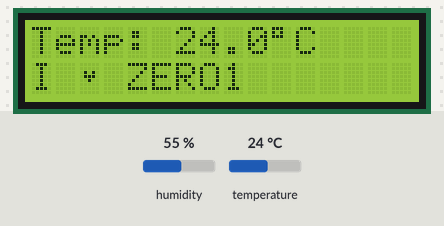
The sketch below on a simulated Arduino Uno, built with avr-gcc and run on an emulated ATmega328P. On the bench: 16×2 character LCD. Inputs (shaded band) come from the test bench; at power-on: temperature 24 °C, humidity 55 %.

Above: at 1.2 s.
1.3 s: temperature set to 12 °C
At 3.0 s:
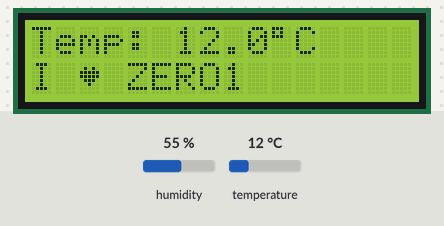
4.0 s: temperature set to 19 °C
At 4.5 s:
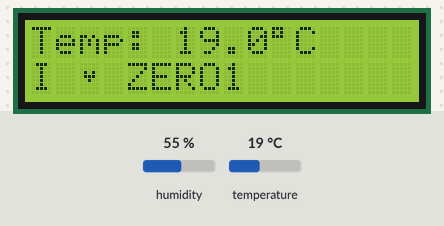
6.7 s: temperature set to 28 °C
At 8.6 s:
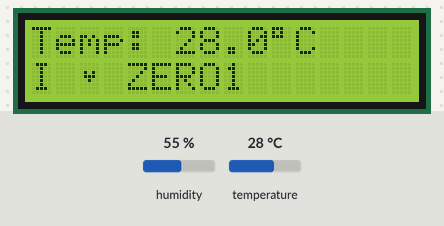
Timing chart, 0 to 10.1 s (numbered marks = the images above; inputs shaded):
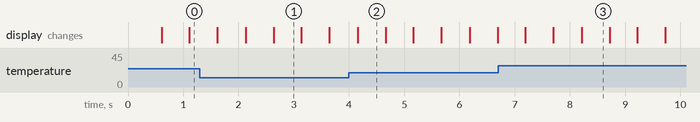

Measured:
- after the input at 1.3 s, the display: first differs from a run without the input after 0.84 s (image 1 shows a later state)
- after the input at 4.0 s, the display: changes after 0.16 s (image 2)
- after the input at 6.7 s, the display: first differs from a run without the input after 1.5 s (image 3)
- what the display in image 1 shows lasts 0.5 s, from 2.6 s to 3.1 s

The sketch:

ex_lcd_custom_char.ino
```cpp
// Made from a Python program in the ZERO1 Simulator; edits here are not turned back into Python.
/*
LCD custom characters: a beating heart and the temperature of the DHT22.
*/

#include <Wire.h>
#include <LiquidCrystal_I2C.h>
#include <DHT.h>

const int DHT_PIN = 5;         // DHT22 temperature / humidity sensor

LiquidCrystal_I2C lcd(0x27, 16, 2);
DHT sensor(DHT_PIN, DHT22);

byte HEART_SMALL[8] = {0b00000, 0b00000, 0b01010, 0b01110, 0b00100, 0b00000, 0b00000, 0b00000};
byte HEART_BIG[8] = {0b00000, 0b01010, 0b11111, 0b11111, 0b01110, 0b00100, 0b00000, 0b00000};

void show_temperature() {
  lcd.setCursor(0, 0);
  lcd.print("Temp: ");
  if (sensor.read()) {         // try: sensor.measure()
    lcd.print(sensor.readTemperature(), 1);
  } else {                     // except OSError:
    lcd.print("--.-");
  }
  lcd.write((byte)223);
  lcd.print("C  ");
}

// Runs once: the lines before "while True:"
void setup() {
  lcd.init();
  lcd.backlight();
  sensor.begin();
  lcd.createChar(0, HEART_SMALL);
  lcd.createChar(1, HEART_BIG);
  lcd.setCursor(0, 1);
  lcd.print("I ");
  lcd.write((byte)1);
  lcd.print(" ZERO1");
}

// Runs forever: the body of "while True:" (line 33)
void loop() {
  show_temperature();
  for (long i = 0; i < 2; i++) {
    lcd.setCursor(2, 1);
    lcd.write((byte)0);
    delay(500);
    lcd.setCursor(2, 1);
    lcd.write((byte)1);
    delay(500);
  }
}
```
